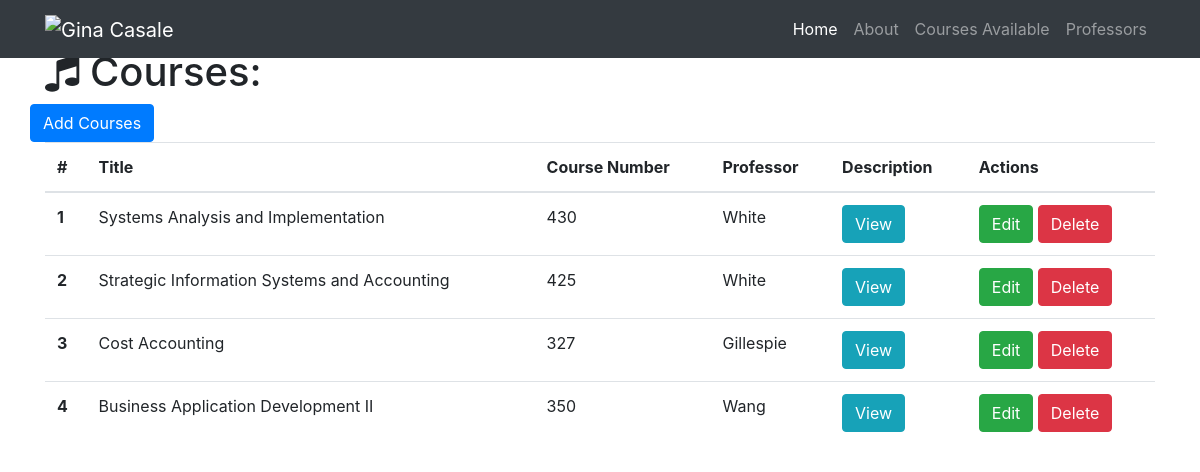
Screenshot of /courses with the database file from the repository.
### resume.py (models this page shows)
class Course(db.Model):
    __tablename__ = 'courses'
    id = db.Column(db.Integer, primary_key=True)
    title = db.Column(db.String(256))
    number = db.Column(db.Integer)
    description = db.Column(db.Text)
    professor_id = db.Column(db.Integer, db.ForeignKey('professors.id'))

class Professor(db.Model):
    __tablename__ = 'professors'
    id = db.Column(db.Integer, primary_key=True)
    name = db.Column(db.String(64))
    department = db.Column(db.Text)
    courses = db.relationship('Course', backref='professor', cascade='delete')

### resume.py (the view)
@app.route('/courses')
def show_all_courses():
    courses = Course.query.all()
    return render_template('course-all.html', courses=courses)

### templates/course-all.html (shortened to what this page needs)
{% extends "base.html"%}
{% block page_content%}
  <div class="container">
    <h1 class="mt-5"><i class="fa fa-music" aria-hidden="true"></i> Courses:</h1>
    <div class="row bottom-margin">
      <a href="/course/add" class="btn btn-primary" role="button" aria-disabled="true">Add Courses</a>
    </div>
    {% if courses %}
      <table class="table">
        <thead>
          <tr>
            <th>#</th>
            <th>Title</th>
            <th>Course Number</th>
            <th>Professor</th>
            <th>Description</th>
            <th>Actions</th>
          </tr>
        </thead>
        <tbody>
          {% for course in courses %}
          <tr>
              <th scope="row">{{course.id}}</th>
              <td>{{course.title}}</td>
              <td>{{course.number}}</td>
              <td>{{course.professor.name}}</td>
              <td>
              <button type="button" class="btn btn-info" data-toggle="modal" data-target="#{{course.id}}">
                View
              </button>
              </td>
              <td>
                <a href="/course/edit/{{course.id}}" class="btn btn-success" role="button" aria-disabled="true">Edit</a>
                <a href="/course/delete/{{course.id}}" class="btn btn-danger" role="button" aria-disabled="true">Delete</a>
              </td>
          </tr>
          {% endfor%}
        </tbody>
      </table>
    {% else %}
      <h3>There are no courses in the database yet.</h3>
    {% endif %}
  </div>
{% endblock%}

### templates/base.html (shortened to what this page needs)
<!DOCTYPE html>
<html lang="en">
<head>
  {% block head %}
  <link rel="stylesheet" href="https://maxcdn.bootstrapcdn.com/bootstrap/4.0.0-beta.2/css/bootstrap.min.css">
  <link rel="stylesheet" href="https://maxcdn.bootstrapcdn.com/font-awesome/4.7.0/css/font-awesome.min.css">
  {% endblock%}
</head>
<body>
  <nav class="navbar navbar-expand-lg navbar-dark bg-dark fixed-top">
    <div class="container">
      <a class="navbar-brand" href="/">
        <img src="#" alt="Gina Casale" width="150">
       </a>
      <div class="collapse navbar-collapse" id="navbarResponsive">
        <ul class="navbar-nav ml-auto">
          <li class="nav-item active">
            <a class="nav-link" href="/">Home
             </a>
          </li>
          <li class="nav-item">
            <a class="nav-link" href="/about">About</a>
          </li>
          <li class="nav-item">
            <a class="nav-link" href="/courses">Courses Available</a>
          </li>
          <li class="nav-item">
            <a class="nav-link" href="/professors">Professors</a>
          </li>
        </ul>
      </div>
    </div>
  </nav>
  {% block page_content%}
  {% endblock%}
</body>
</html>

### rows the page displays
Course: id "1", title "Systems Analysis and Implementation", number "430", professor.name "White"
Course: id "2", title "Strategic Information Systems and Accounting", number "425", professor.name "White"
Course: id "3", title "Cost Accounting", number "327", professor.name "Gillespie"
Course: id "4", title "Business Application Development II", number "350", professor.name "Wang"
